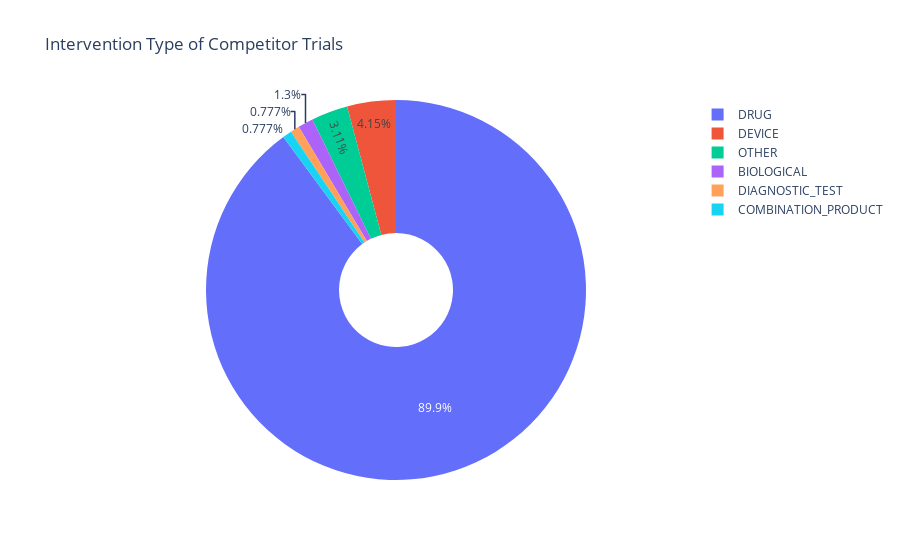

Notebook source saved alongside this figure:
### Code cell
# Create a new DataFrame by copying competitor_trials_df
intervention_df = competitor_trials_df.copy()

# Create new column "Intervention Type" from the text in the "Interventions" column before the first :
intervention_df["Intervention Type"] = intervention_df["Interventions"].str.split(":").str[0]

# Count the number of studies by "Intervention Type" - ignore '' and NaN
intervention_counts = intervention_df[intervention_df["Intervention Type"] != '']["Intervention Type"].value_counts(dropna=True)


import plotly.graph_objects as go

# Get the value counts and their index
value_counts = intervention_df[intervention_df["Intervention Type"] != '']["Intervention Type"].value_counts(dropna=True)
labels = value_counts.index

# Create a pie chart
fig = go.Figure(data=[go.Pie(labels=labels, values=value_counts, hole=.3)])

# Add title
fig.update_layout(title_text="Intervention Type of Competitor Trials")

# Show the figure
fig.show()

### Figure 1 — Plotly figure (JSON) as saved in the notebook; plotly's stock layout.template omitted (floating-point values rounded to 4 significant figures)
{"data": [{"hole": 0.3, "labels": ["DRUG", "DEVICE", "OTHER", "BIOLOGICAL", "DIAGNOSTIC_TEST", "COMBINATION_PRODUCT"], "type": "pie", "values": [347, 16, 12, 5, 3, 3]}], "layout": {"title": {"text": "Intervention Type of Competitor Trials"}}}
